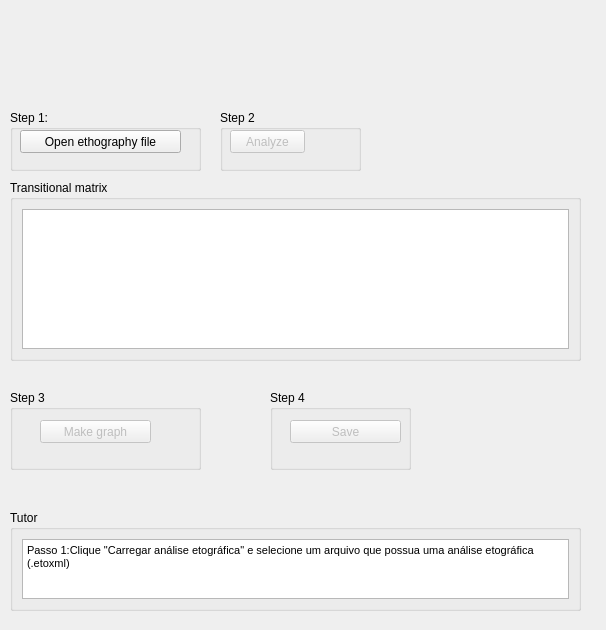
<?xml version="1.0" encoding="UTF-8"?>
<ui version="4.0">
 <class>telaMatrizTransicao</class>
 <widget class="QWidget" name="telaMatrizTransicao">
  <property name="geometry">
   <rect>
    <x>0</x>
    <y>0</y>
    <width>606</width>
    <height>630</height>
   </rect>
  </property>
  <property name="windowTitle">
   <string>Form</string>
  </property>
  <widget class="QGroupBox" name="groupBox_3">
   <property name="geometry">
    <rect>
     <x>10</x>
     <y>390</y>
     <width>191</width>
     <height>80</height>
    </rect>
   </property>
   <property name="title">
    <string>Step 3</string>
   </property>
   <widget class="QPushButton" name="pbMakeGraph">
    <property name="enabled">
     <bool>false</bool>
    </property>
    <property name="geometry">
     <rect>
      <x>30</x>
      <y>30</y>
      <width>111</width>
      <height>23</height>
     </rect>
    </property>
    <property name="text">
     <string>Make graph</string>
    </property>
   </widget>
  </widget>
  <widget class="QGroupBox" name="groupBox_2">
   <property name="geometry">
    <rect>
     <x>220</x>
     <y>110</y>
     <width>141</width>
     <height>61</height>
    </rect>
   </property>
   <property name="title">
    <string>Step 2</string>
   </property>
   <widget class="QPushButton" name="pbAnaliseSeq">
    <property name="enabled">
     <bool>false</bool>
    </property>
    <property name="geometry">
     <rect>
      <x>10</x>
      <y>20</y>
      <width>75</width>
      <height>23</height>
     </rect>
    </property>
    <property name="text">
     <string>Analyze</string>
    </property>
   </widget>
  </widget>
  <widget class="QGroupBox" name="groupBox">
   <property name="geometry">
    <rect>
     <x>10</x>
     <y>110</y>
     <width>191</width>
     <height>61</height>
    </rect>
   </property>
   <property name="title">
    <string>Step 1:</string>
   </property>
   <widget class="QPushButton" name="pbSeqCarregar">
    <property name="geometry">
     <rect>
      <x>10</x>
      <y>20</y>
      <width>161</width>
      <height>23</height>
     </rect>
    </property>
    <property name="text">
     <string>Open ethography file</string>
    </property>
   </widget>
  </widget>
  <widget class="QGroupBox" name="groupBox_4">
   <property name="geometry">
    <rect>
     <x>270</x>
     <y>390</y>
     <width>141</width>
     <height>80</height>
    </rect>
   </property>
   <property name="title">
    <string>Step 4</string>
   </property>
   <widget class="QPushButton" name="pbGeraRelaSeq">
    <property name="enabled">
     <bool>false</bool>
    </property>
    <property name="geometry">
     <rect>
      <x>20</x>
      <y>30</y>
      <width>111</width>
      <height>23</height>
     </rect>
    </property>
    <property name="text">
     <string>Save</string>
    </property>
   </widget>
  </widget>
  <widget class="QGroupBox" name="groupBox_5">
   <property name="geometry">
    <rect>
     <x>10</x>
     <y>510</y>
     <width>571</width>
     <height>101</height>
    </rect>
   </property>
   <property name="title">
    <string>Tutor</string>
   </property>
   <layout class="QHBoxLayout" name="horizontalLayout">
    <item>
     <widget class="QTextEdit" name="teTutor">
      <property name="html">
       <string>&lt;!DOCTYPE HTML PUBLIC &quot;-//W3C//DTD HTML 4.0//EN&quot; &quot;http://www.w3.org/TR/REC-html40/strict.dtd&quot;&gt;
&lt;html&gt;&lt;head&gt;&lt;meta name=&quot;qrichtext&quot; content=&quot;1&quot; /&gt;&lt;style type=&quot;text/css&quot;&gt;
p, li { white-space: pre-wrap; }
&lt;/style&gt;&lt;/head&gt;&lt;body style=&quot; font-family:'MS Shell Dlg 2'; font-size:8.25pt; font-weight:400; font-style:normal;&quot;&gt;
&lt;p style=&quot; margin-top:0px; margin-bottom:0px; margin-left:0px; margin-right:0px; -qt-block-indent:0; text-indent:0px;&quot;&gt;Passo 1:Clique &amp;quot;Carregar análise etográfica&amp;quot; e selecione um arquivo que possua uma análise etográfica (.etoxml)&lt;/p&gt;&lt;/body&gt;&lt;/html&gt;</string>
      </property>
     </widget>
    </item>
   </layout>
  </widget>
  <widget class="QGroupBox" name="groupBox_6">
   <property name="geometry">
    <rect>
     <x>10</x>
     <y>180</y>
     <width>571</width>
     <height>181</height>
    </rect>
   </property>
   <property name="title">
    <string>Transitional matrix</string>
   </property>
   <layout class="QVBoxLayout" name="verticalLayout">
    <item>
     <widget class="QTableWidget" name="tabDadSeq"/>
    </item>
   </layout>
  </widget>
  <widget class="QLabel" name="label">
   <property name="geometry">
    <rect>
     <x>10</x>
     <y>10</y>
     <width>571</width>
     <height>81</height>
    </rect>
   </property>
   <property name="text">
    <string/>
   </property>
   <property name="pixmap">
    <pixmap resource="resourcefile.qrc">:/icons/cabecalho4.jpg</pixmap>
   </property>
   <property name="scaledContents">
    <bool>true</bool>
   </property>
  </widget>
 </widget>
 <resources>
  <include location="resourcefile.qrc"/>
 </resources>
 <connections/>
</ui>
